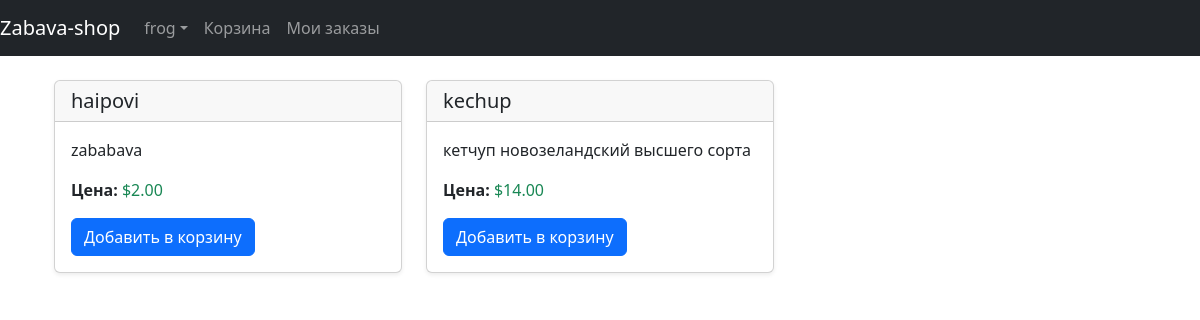
Screenshot of / (signed in) with the database file from the repository.
### users/models.py (models this page shows)
class CustomUser(AbstractUser):
    user_balance= models.DecimalField(max_digits=10, decimal_places=2, default=0)

### product/models.py (models this page shows, shortened)
class Product(models.Model):
    name = models.CharField(max_length=100)
    description = models.TextField()
    price = models.DecimalField(max_digits=10, decimal_places=2)

### product/views.py (the view)
# urls.py: path('', views.ProductList.as_view(), name='home')
class ProductList(ListView):
    model = models.Product
    template_name = 'home.html'

### templates/home.html (shortened to what this page needs)
{% extends 'base.html' %}
{% block content %}
  <div class="container mt-4">
    <div class="row">
      {% for product in object_list %}
        <div class="col-md-4">
          <div class="card mb-4 shadow-sm">
            <div class="card-header">
              <h5 class="card-title mb-0">{{ product.name }}</h5>
            </div>
            <div class="card-body">
              <p class="card-text">{{ product.description }}</p>
              <p class="card-text">
                <strong>Цена:</strong>
                <span class="text-success">${{ product.price|floatformat:2 }}</span>
              </p>
              {% if user.is_authenticated %}
                <form action="{% url 'add_to_cart' product.pk %}" method="post">
                  <button type="submit" class="btn btn-primary">Добавить в корзину</button>
                </form>
              {% else %}
                <a href="{% url 'login' %}" class="btn btn-secondary">Войдите, чтобы добавить в корзину</a>
              {% endif %}
            </div>
          </div>
        </div>
      {% endfor %}
    </div>
  </div>
{% endblock %}

### templates/base.html (shortened to what this page needs)
<!DOCTYPE html>
<html lang="en">
  <head>
    <link href="https://cdn.jsdelivr.net/npm/bootstrap@5.3.3/dist/css/bootstrap.min.css" rel="stylesheet" />
  </head>
  <body>
    <nav class="navbar navbar-expand-md navbar-dark bg-dark mb-4">
      <a class="navbar-brand" href="{% url 'home' %}">Zabava-shop</a>
      <div class="collapse navbar-collapse" id="navbarCollapse">
        {% if user.is_authenticated %}
          <ul class="navbar-nav ml-auto">
            <li class="nav-item">
              <a class="nav-link dropdown-toggle" href="#" id="userMenu" data-bs-toggle="dropdown" aria-haspopup="true" aria-expanded="false">{{ user.username }}</a>
            </li>
            <li class="nav-item">
              <a class="nav-link" href="{% url 'cart' %}">Корзина</a>
            </li>
            <li>
              <a class="nav-link" href="{% url 'order_list' %}">Мои заказы</a>
            </li>
          </ul>
        {% else %}
          <form class="form-inline ml-auto">
            <a href="{% url 'login' %}" class="btn btn-outline-secondary">Log In</a>
            <a href="{% url 'signup' %}" class="btn btn-primary ml-2">Sign up</a>
          </form>
        {% endif %}
      </div>
    </nav>
    <div class="container">
      {% block content %}
      {% endblock %}
    </div>
  </body>
</html>

### rows the page displays
CustomUser: username "frog"
Product: name "haipovi", description "zababava", price "2.00"
Product: name "kechup", description "кетчуп новозеландский высшего сорта", price "14.00"
